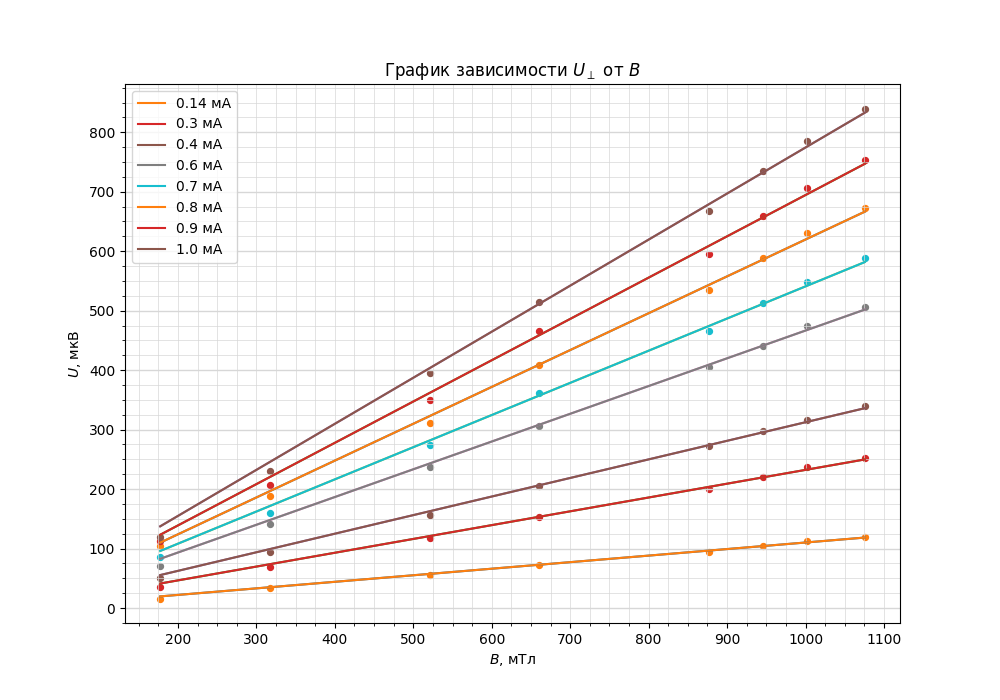

Source code (Python):
import numpy as np
import matplotlib.pyplot as plt
from matplotlib.ticker import MultipleLocator
from scipy.optimize import curve_fit

def func(x, a):
    return a * x

plt.figure(figsize=(10,7))  #Размер изображения
plt.title('График зависимости $U_\perp$ от $B$') # Заголовок

x = [177.4, 317.2, 521, 659.7, 877.3, 945.4, 1002.1, 1075.5] # Координата x

#x = [0.16, 0.3, 0.5, 0.66, 0.9, 1.05, 1.19, 1.43]
#x = [_x*863.548 for _x in x]

y = [[38, 55, 78, 95, 116, 127, 134, 142],
     [77, 110, 158, 194, 241, 261, 278, 294],
     [106,	150,	212,	260,	327,	352,	371,	394],
     [150,	221,	317,	386,	486,	521,	555,	586],
     [178,	253,	367,	454,	558,	606,	642,	681],
     [209,	294,	416,	514,	639,	694,	735,	777],
     [230,	325,	467,	583,	713,	777,	825,	872],
     [250,	361,	527,	646,	798,	866,	917,	971]] # Координата y

y[0] = [_y - 22 for _y in y[0]]
y[1] = [_y - 41 for _y in y[1]]
y[2] = [_y - 55 for _y in y[2]]
y[3] = [_y - 80 for _y in y[3]]
y[4] = [_y - 93 for _y in y[4]]
y[5] = [_y - 105 for _y in y[5]]
y[6] = [_y - 118 for _y in y[6]]
y[7] = [_y - 131 for _y in y[7]]

lines = [0, 0, 0, 0, 0, 0, 0, 0]
labels = ['0.14 мА', '0.3 мА', '0.4 мА', '0.6 мА',
          '0.7 мА', '0.8 мА', '0.9 мА', '1.0 мА']

for i in range(8):
    #lines[i], = plt.plot(x, y[i], label=i, c='green')

    #p = np.polyfit(x, y[i], deg=1) # Построение кривой по мнк
    #p_f = np.poly1d(p)
    popt, pcov = curve_fit(func, x, y[i])
    plt.plot(x, func(x, popt))
    lines[i], = plt.plot(x, func(x, popt), label=labels[i])
    plt.scatter(x, y[i], s=18, c=lines[i].get_color())  # Экспериментальные точки на графике
    print(popt[0])



plt.xlabel('$B$, мТл') # Подпись абсцисс
plt.ylabel('$U$, мкВ') # Подпись ординат

'''
yerr = [0.018*_y for _y in y]  # Погрешность по y
xerr = [0.05 for _x in x] # Погрешность по x
plt.errorbar(x, y, xerr=xerr, yerr=yerr, fmt=" ", color='k')
'''
'''

print(p_f)
'''

DP = 2
ax = plt.gca()

## Характеристики сетки

ax.legend(handles=lines)

ax.yaxis.set_minor_locator(MultipleLocator(25))
ax.yaxis.set_major_locator(MultipleLocator(100))
ax.xaxis.set_minor_locator(MultipleLocator(25))
ax.xaxis.set_major_locator(MultipleLocator(100))
ax.yaxis.grid(True,'major',linewidth=2/DP,linestyle='-',color='#d7d7d7')
ax.xaxis.grid(True,'minor',linewidth=1/DP,linestyle='-',color='#d7d7d7')
ax.yaxis.grid(True,'minor',linewidth=1/DP,linestyle='-',color='#d7d7d7')
ax.xaxis.grid(True,'major',linewidth=1/DP,linestyle='-',color='#d7d7d7',zorder=0)

plt.savefig('plot_u')